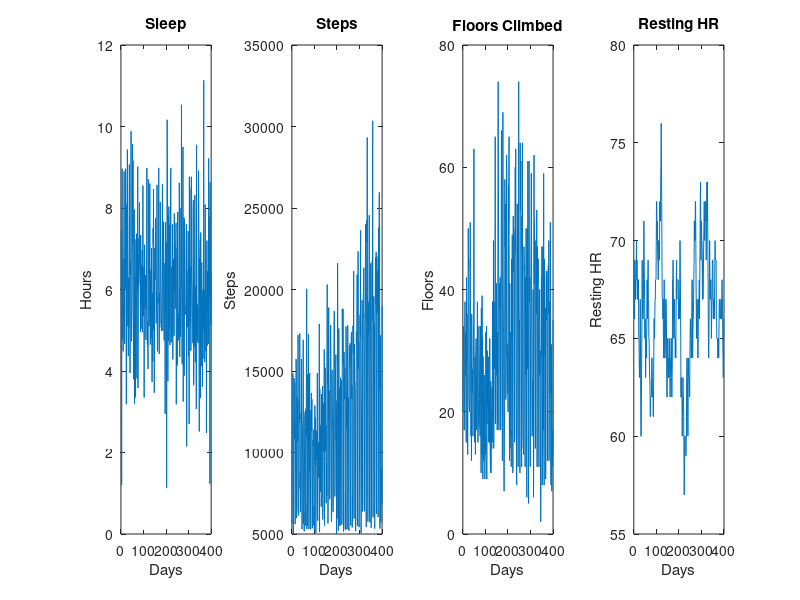

Recreate this plot in MATLAB.
function []=Assign4R2_ziauddin()
%Name: Tazvik Ziauddin
%CCID: ziauddin
%Others: 

%load data file, this data file needs to be in the same location as *.m
%file
load('Data_Year.mat');

%display a tile
%fprintf('ENCMP100 Assignment #4A Fitness Data Display\n');%For Rev 1
fprintf('ENCMP100 Assignment #4B Fitness Data Display\n');%For Rev 2

fprintf('Anaylsed by Student Name (ziauddin)\n'); % display who created program

for i=1:size(Data,2) %For Rev 1 31, For Rev 2 size(Data,2)
    Totals(i,:)=ConvertAndSum(Data(i));
end

GenPlots(Totals);
Stats=GenStats(Totals);
PrintData(Totals,Stats);

%save data as a *.mat file ... filename to be student name.mat
save('Tazvik Ziauddin.mat','Totals');

Monthly=ConvertAndSum_Monthly(Totals);
PrintMonthlyData(Monthly);
save('Tazvik Ziauddin_Monthly.mat','Monthly'); %save Monthly data as a *.mat file ... filename to be student name.mat
end

function [Totals] = ConvertAndSum(Data)
%Function ConvertAndSum: takes in a structure array Data, does some simple calculations and saves it into a new
%structure array called Totals.
Totals.Month = Data.Month;
Totals.Day=Data.Day;
Totals.Year = Data.Year;
Totals.Steps=Data.Steps;
Totals.Distance = Data.Steps*0.0006;
Totals.Floors=Data.Floors;
Totals.Sleep = ((Data.Sleep_Minutes)/60)+((Data.Nap_Minutes)/60)+...
    (Data.Sleep_Hours)+(Data.Nap_Hours);
Totals.RestingHR=Data.RestingHR;

end

function []=GenPlots(Totals)
%Function GenPlots: takes the values in a structure array called Totals and 
%plots 4 charts on one chart using subplot.
numberOfDays = linspace(1,400,365);
numberOfSteps = [Totals(:).Steps];
sleep = [Totals(:).Sleep];
numberOfFloors = [Totals(:).Floors];
restingHR = [Totals(:).RestingHR];

%figure plotted on first row first column
subplot(1,4,1)
plot(numberOfDays,sleep);
title('Sleep');
xlabel('Days');
ylabel('Hours');

%figure plotted on first row second column
subplot(1,4,2)
plot(numberOfDays,numberOfSteps);
title('Steps');
xlabel('Days');
ylabel('Steps');

%figure plotted on the first row third column
subplot(1,4,3)
plot(numberOfDays,numberOfFloors);
title('Floors Climbed');
xlabel('Days');
ylabel('Floors');

%figure plotted on the first row fourth column
subplot(1,4,4)
plot(numberOfDays,restingHR);
title('Resting HR');
xlabel('Days');
ylabel('Resting HR');


 end 

%}

function [Stats]=GenStats(Totals)
%Function:GenStats: generate stats like min., mean, and max. values of steps, sleep, floors climbed
%returns values in a array caled Stats.
Stats.Steps(1)= min([Totals.Sleep]);
Stats.Steps(2)= mean([Totals.Sleep]);
Stats.Steps(3)= max([Totals.Sleep]);
Stats.Sleep(1)= min([Totals.Steps]);
Stats.Sleep(2)= mean([Totals.Steps]);
Stats.Sleep(3)= max([Totals.Steps]);
Stats.Floors(1) = min([Totals.Floors]);
Stats.Floors(2) = mean([Totals.Floors]);
Stats.Floors(3) = max([Totals.Floors]);
Stats.totalSteps(1) = sum([Totals.Steps]);
Stats.totalDistance(1) = sum([Totals.Distance]);
Stats.totalFloors(1) = sum([Totals.Floors]);
Stats.totalSleepHours(1)= sum([Totals.Sleep]);

end

function []=PrintData(Totals,Stats)
%Function PrintData: prints a display from the data contained in the structure array Totals, and array Stats

%This prints the heading of each column
fprintf('\nMonth\tday\tYear\tsteps\tDistance\tFloors\t\tSleep\t\tResting HR\n');

%This loop prints the data for all 365 days
for i = 1:365
    fprintf('%s\t%d\t%d\t%d\t%.3f\t\t%d\t\t\t%.4f\t\t\t%d\n',Totals(i).Month,Totals(i).Day,Totals(i).Year,...
        Totals(i).Steps,Totals(i).Distance,Totals(i).Floors,Totals(i).Sleep,Totals(i).RestingHR);
end

%The following lines of code prints the total steps, distance, floors,
%sleep(hours)
fprintf('Totals\n  Steps  Distance  Floors  Sleep(hours)  \n %.0f  %.3f    %.0f     %.4f\n',...
    Stats.totalSteps(1),Stats.totalDistance(1),Stats.totalFloors(1),...
    Stats.totalSleepHours(1));

%This shows the Minimum values for sleep hours, steps and floors climbed
fprintf('Min Values: \n Sleep(Hours): %.2f Steps: %.2f Floors climbed: %.2f\n',...
    Stats.Steps(1),Stats.Sleep(1),Stats.Floors(1));
%This shows the Mean values for sleep hours, steps and floors climbed
fprintf('Mean/Average Values: \n Sleep(Hours): %.2f Steps: %.2f Floors climbed: %.2f\n',...
    Stats.Steps(2),Stats.Sleep(2),Stats.Floors(2));
%This shows the Maximum values for sleep hours, steps and floors climbed
fprintf('Max Values: \n Sleep(Hours): %.2f Steps: %.2f Floors climbed: %.2f\n',...
    Stats.Steps(3),Stats.Sleep(3),Stats.Floors(3));

end

function [Monthly]= ConvertAndSum_Monthly(TotalsDaily)
%Function ConvertAndSum_Monthly: converts the structure array Total (which should contain
%the daily totals for a year) to a monthly summary of results

%Sums all the steps for monthly average 
Monthly.Steps1 = sum([TotalsDaily(1:31).Steps]);
Monthly.Steps2 = sum([TotalsDaily(32:59).Steps]);
Monthly.Steps3 = sum([TotalsDaily(60:90).Steps]);
Monthly.Steps4 = sum([TotalsDaily(91:120).Steps]);
Monthly.Steps5 = sum([TotalsDaily(121:151).Steps]);
Monthly.Steps6 = sum([TotalsDaily(152:181).Steps]);
Monthly.Steps7 = sum([TotalsDaily(182:212).Steps]);
Monthly.Steps8 = sum([TotalsDaily(213:243).Steps]);
Monthly.Steps9 = sum([TotalsDaily(244:273).Steps]);
Monthly.Steps10 = sum([TotalsDaily(274:304).Steps]);
Monthly.Steps11 = sum([TotalsDaily(305:334).Steps]);
Monthly.Steps12 = sum([TotalsDaily(335:365).Steps]);
 
%Sums all the Distance for monthly average 
Monthly.Distance1 = sum([TotalsDaily(1:31).Distance]);
Monthly.Distance2 = sum([TotalsDaily(32:59).Distance]);
Monthly.Distance3 = sum([TotalsDaily(60:90).Distance]);
Monthly.Distance4 = sum([TotalsDaily(91:120).Distance]);
Monthly.Distance5 = sum([TotalsDaily(121:151).Distance]);
Monthly.Distance6 = sum([TotalsDaily(152:181).Distance]);
Monthly.Distance7 = sum([TotalsDaily(182:212).Distance]);
Monthly.Distance8 = sum([TotalsDaily(213:243).Distance]);
Monthly.Distance9 = sum([TotalsDaily(244:273).Distance]);
Monthly.Distance10 = sum([TotalsDaily(274:304).Distance]);
Monthly.Distance11 = sum([TotalsDaily(305:334).Distance]);
Monthly.Distance12 = sum([TotalsDaily(335:365).Distance]);
 
%Sums all the Floors for monthly average 
Monthly.Floors1 = sum([TotalsDaily(1:31).Floors]);
Monthly.Floors2 = sum([TotalsDaily(32:59).Floors]);
Monthly.Floors3 = sum([TotalsDaily(60:90).Floors]);
Monthly.Floors4 = sum([TotalsDaily(91:120).Floors]);
Monthly.Floors5 = sum([TotalsDaily(121:151).Floors]);
Monthly.Floors6 = sum([TotalsDaily(152:181).Floors]);
Monthly.Floors7 = sum([TotalsDaily(182:212).Floors]);
Monthly.Floors8 = sum([TotalsDaily(213:243).Floors]);
Monthly.Floors9 = sum([TotalsDaily(244:273).Floors]);
Monthly.Floors10 = sum([TotalsDaily(274:304).Floors]);
Monthly.Floors11 = sum([TotalsDaily(305:334).Floors]);
Monthly.Floors12 = sum([TotalsDaily(335:365).Floors]);
 
%Sums all the steps for monthly average 
Monthly.Sleep1 = sum([TotalsDaily(1:31).Sleep]);
Monthly.Sleep2 = sum([TotalsDaily(32:59).Sleep]);
Monthly.Sleep3 = sum([TotalsDaily(60:90).Sleep]);
Monthly.Sleep4 = sum([TotalsDaily(91:120).Sleep]);
Monthly.Sleep5 = sum([TotalsDaily(121:151).Sleep]);
Monthly.Sleep6 = sum([TotalsDaily(152:181).Sleep]);
Monthly.Sleep7 = sum([TotalsDaily(182:212).Sleep]);
Monthly.Sleep8 = sum([TotalsDaily(213:243).Sleep]);
Monthly.Sleep9 = sum([TotalsDaily(244:273).Sleep]);
Monthly.Sleep10 = sum([TotalsDaily(274:304).Sleep]);
Monthly.Sleep11 = sum([TotalsDaily(305:334).Sleep]);
Monthly.Sleep12 = sum([TotalsDaily(335:365).Sleep]);
 
%Sums all the RestingHR for monthly average 
Monthly.RestingHR1 = sum([TotalsDaily(1:31).RestingHR]);
Monthly.RestingHR2 = sum([TotalsDaily(32:59).RestingHR]);
Monthly.RestingHR3 = sum([TotalsDaily(60:90).RestingHR]);
Monthly.RestingHR4 = sum([TotalsDaily(91:120).RestingHR]);
Monthly.RestingHR5 = sum([TotalsDaily(121:151).RestingHR]);
Monthly.RestingHR6 = sum([TotalsDaily(152:181).RestingHR]);
Monthly.RestingHR7 = sum([TotalsDaily(182:212).RestingHR]);
Monthly.RestingHR8 = sum([TotalsDaily(213:243).RestingHR]);
Monthly.RestingHR9 = sum([TotalsDaily(244:273).RestingHR]);
Monthly.RestingHR10 = sum([TotalsDaily(274:304).RestingHR]);
Monthly.RestingHR11 = sum([TotalsDaily(305:334).RestingHR]);
Monthly.RestingHR12 = sum([TotalsDaily(335:365).RestingHR]);
 
%Turning the monthly averages of steps, Distance, Floors, Sleep and resting
%hours into a vector.
Monthly = [Monthly.Steps1,Monthly.Steps2,Monthly.Steps3,Monthly.Steps4,Monthly.Steps5,Monthly.Steps6,...
    Monthly.Steps7,Monthly.Steps8,Monthly.Steps9,Monthly.Steps10,Monthly.Steps11,Monthly.Steps12...
    Monthly.Distance1,Monthly.Distance2,Monthly.Distance3,Monthly.Distance4,Monthly.Distance5,Monthly.Distance6,...
    Monthly.Distance7,Monthly.Distance8,Monthly.Distance9,Monthly.Distance10,Monthly.Distance11,Monthly.Distance12...
    Monthly.Floors1,Monthly.Floors2,Monthly.Floors3,Monthly.Floors4,Monthly.Floors5,Monthly.Floors6,...
    Monthly.Floors7,Monthly.Floors8,Monthly.Floors9,Monthly.Floors10,Monthly.Floors11,Monthly.Floors12...
    Monthly.Sleep1,Monthly.Sleep2,Monthly.Sleep3,Monthly.Sleep4,Monthly.Sleep5,Monthly.Sleep6,...
    Monthly.Sleep7,Monthly.Sleep8,Monthly.Sleep9,Monthly.Sleep10,Monthly.Sleep11,Monthly.Sleep12...
    Monthly.RestingHR1,Monthly.RestingHR2,Monthly.RestingHR3,Monthly.RestingHR4,Monthly.RestingHR5,Monthly.RestingHR6,...
    Monthly.RestingHR7,Monthly.RestingHR8,Monthly.RestingHR9,Monthly.RestingHR10,Monthly.RestingHR11,Monthly.RestingHR12];
 

 
%This prints the heading of each column
 fprintf('\nMonth\tday\tYear\tsteps\tDistance\tFloors\t\tSleep\t\tResting HR\n');
 
 %This loop prints the Data for the monthly averages for the 12 months
for i = 1:12
   fprintf('\t%s\t%d\t%.3f\t\t%d\t\t%.4f\t%.2f\n','2018',...
       Monthly(i),Monthly(i+12), Monthly(i+24), Monthly(i+36),Monthly(i+48));
end
 

end


function []=PrintMonthlyData(TotalsMonth)
%Function PrintMonthlyData: display Monthly summarized results to the command window
 
end 